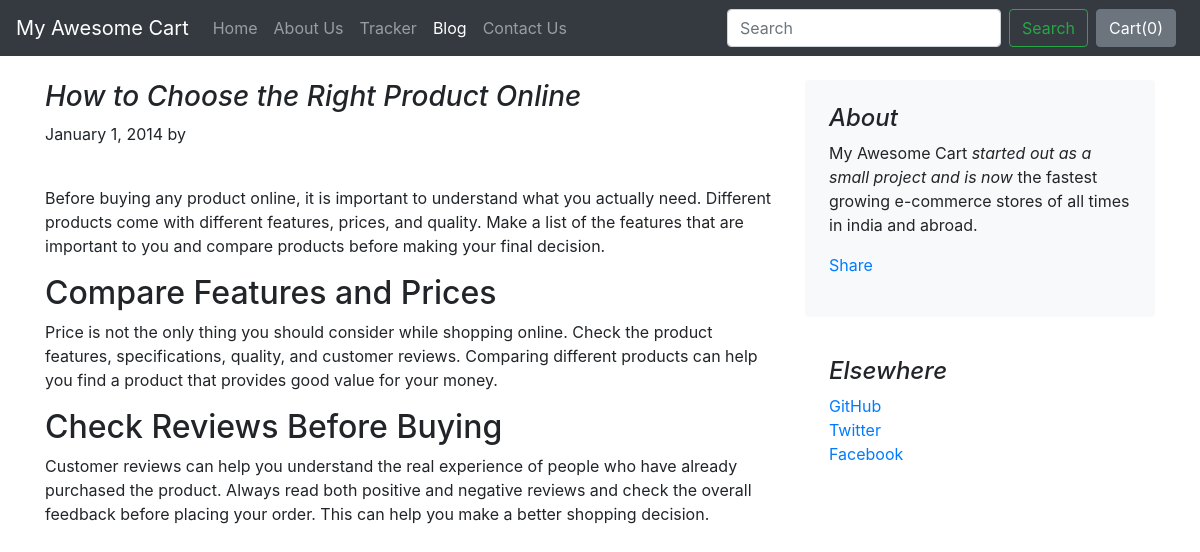
Page /blog/blogpost/1/ on the committed database.
### blog/models.py (models this page shows, shortened)
class Blog(models.Model):
    post_id = models.AutoField(primary_key=True)
    title = models.CharField(max_length=50)
    head0 = models.CharField(max_length=500, default="")
    chead0 = models.CharField(max_length=50000, default="")
    head1 = models.CharField(max_length=500, default="")
    chead1 = models.CharField(max_length=50000, default="")
    head2 = models.CharField(max_length=500, default="")
    chead2 = models.CharField(max_length=50000, default="")
    pub_date = models.DateField()
    thumbnail = models.ImageField(upload_to="shop/images")

### blog/views.py (the view)
# urls.py: path('blogpost/<int:id>/', views.blogpost,name="blogPost"),
def blogpost(request, id):
    post = Blog.objects.filter(post_id=id)[0]
    try:
        prevpost = Blog.objects.filter(post_id__lt=id).order_by('-post_id')[0]
    except:
        prevpost = None
    try:
        nextpost = Blog.objects.filter(post_id__gt=id).order_by('post_id')[0]
    except:
        nextpost = None
    return render(request, "blog/blogpost.html", {
        'post': post,
        'prevpost': prevpost,
        'nextpost': nextpost
    })

### blog/templates/blog/blogpost.html (shortened to what this page needs)
{% extends 'blog/basic.html' %}
{% block body %}
<div class="container">
    <div class="row mt-4">
        <div class="col-md-8 blog-main">
            <h3 class="font-italic">
                {{post.title}}
            </h3>
            <div class="blog-post">
                <p class="blog-post-meta">January 1, 2014 by <a href="#"></a></p>
                    <br>
                <p>{{post.chead0}}</p>
                <h2>{{post.head1}}</h2>
                <p>{{post.chead1}}</p>
                <h2>{{post.head2}}</h2>
                <p>{{post.chead2}}</p>
            </div>
        </div>
        <aside class="col-md-4 blog-sidebar">
            <div class="p-4 mb-3 bg-light rounded">
                <h4 class="font-italic">About</h4>
                <p class="mb-0">My Awesome Cart <em>started out as a small project and is now</em> the fastest growing
                    e-commerce stores of all times in india and abroad.</p>
                <div class="my-3 fb-share-button" data-href="http://127.0.0.1:8000/blog/blogpost/{{post.post_id}}"
                    data-layout="button_count" data-size="large"><a target="_blank"
                        href="https://www.facebook.com/sharer/sharer.php?u=http%3A%2F%2F127.0.0.1%3A8000%2Fblog%2Fblogpost%2F4&src=sdkpreparse"
                        class="fb-xfbml-parse-ignore">Share</a></div>
            </div>
            <div class="p-4">
                <h4 class="font-italic">Elsewhere</h4>
                <ol class="list-unstyled">
                    <li><a href="#">GitHub</a></li>
                    <li><a href="#">Twitter</a></li>
                    <li><a href="#">Facebook</a></li>
                </ol>
            </div>
        </aside>
    </div>
</div>
{% endblock %}

### rows in the picture
Blog: title "How to Choose the Right Product Online", chead0 "Before buying any product online, it is important to understand what you actually need. Different products come with different features, prices, and quality. Make a list of the features that are important to you and compare products before making your final decision.", head1 "Compare Features and Prices", chead1 "Price is not the only thing you should consider while shopping online. Check the product features, specifications, quality, and customer reviews. Comparing different products can help you find a product that provides good value for your money.", head2 "Check Reviews Before Buying", chead2 "Customer reviews can help you understand the real experience of people who have already purchased the product. Always read both positive and negative reviews and check the overall feedback before placing your order. This can help you make a better shopping decision."
